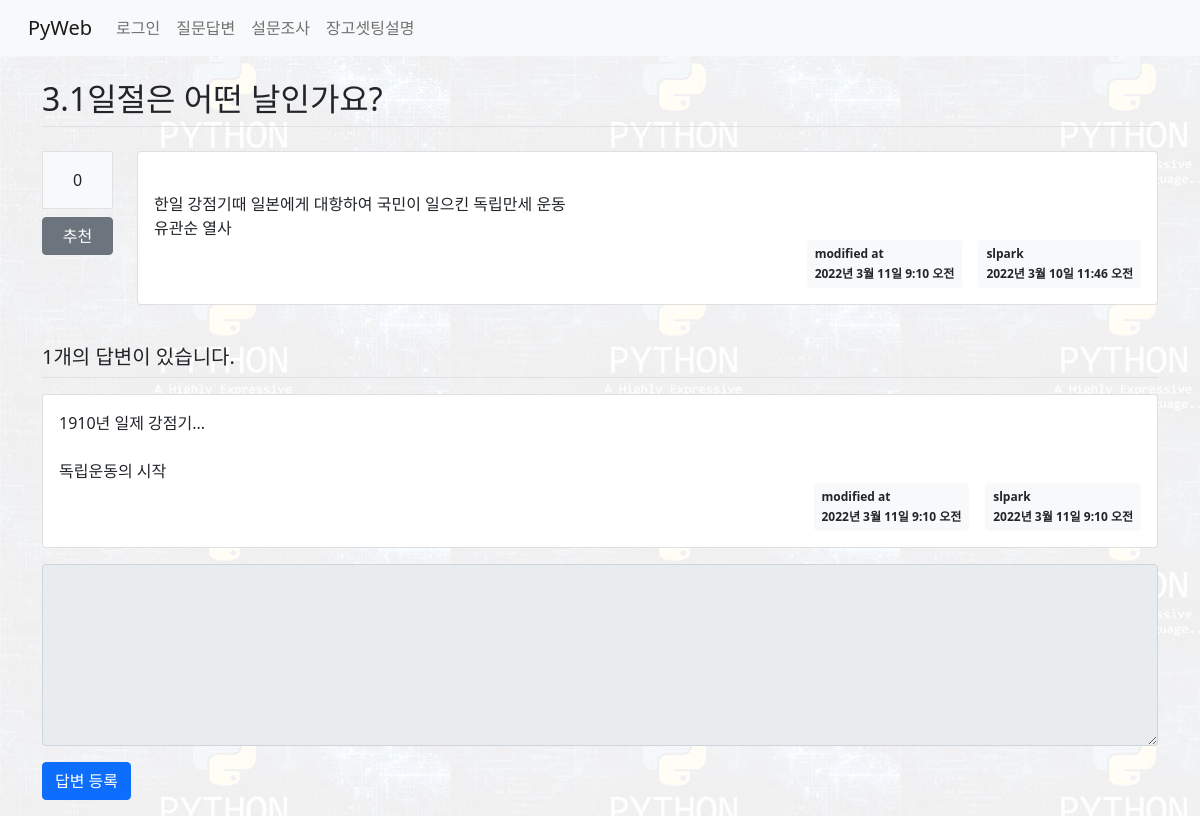
The app's page /board/23/ with its own data.
### board/models.py (models this page shows, shortened)
class Question(models.Model):
    subject = models.CharField(max_length=200)
    content = models.TextField()
    create_date = models.DateTimeField()  # not null
    modify_date = models.DateTimeField(null=True, blank=True)  # null 허용 blank 폼테이터 null
    author = models.ForeignKey(User, on_delete=models.CASCADE, related_name='author_question')
    voter = models.ManyToManyField(User, related_name='voter_question')  # 추천수 - 다대다 관계

class Answer(models.Model):
    content = models.TextField()
    create_date = models.DateTimeField()
    modify_date = models.DateTimeField(null=True, blank=True)
    question = models.ForeignKey(Question, on_delete=models.CASCADE)
    author = models.ForeignKey(User, on_delete=models.CASCADE)

### board/views.py (the view)
# urls.py: path('<int:question_id>/', views.detail, name='detail'), #127.0.0.1:8000/board/1/
def detail(request, question_id):
    question = get_object_or_404(Question, pk=question_id)  #url경로 오류 처리
    context = {'question':question}
    return render(request, 'board/detail.html', context)

### templates/board/detail.html (shortened to what this page needs)
{% extends 'base.html' %}
{% block content %}
    <div class="container my-3">
       <h2 class="border-bottom py-2">{{ question.subject }}</h2>
        <div class="row">
            <div class="col-1 my-3">
                <div class="bg-light text-center border p-3 font-weigh-bolder">
{{ question.voter.count }}
                </div>
                <a href="#" data-uri = "{% url 'board:vote_question' question.id %}"
                   class="recommend btn btn-secondary btn-block my-2">추천</a>
            </div>
            <div class="col-11">
            <div class="card my-3">
                <div class="card-body">
                    <div class="card-text" style="white-space:pre-line">
                        {{ question.content }}
                    </div>
                    <div class="d-flex justify-content-end">
                        {% if question.modify_date %}
                        <div class="badge badge-light text-dark p-2 mx-3 text-left">
                            <div class="mb-2">modified at</div>
                            <div>{{ question.modify_date }}</div>
                        </div>
                        {% endif %}
                        <div class="badge badge-light text-dark p-2 text-left">
                            <div class="mb-2">{{ question.author }}</div>
                            <div>{{ question.create_date }}</div>
                        </div>
                    </div>
                </div>
            </div>
            </div>
        </div>
        <h5 class="border-bottom my-3 py-2">
            {{ question.answer_set.count }}개의 답변이 있습니다.
        </h5>
        {% for answer in question.answer_set.all %}
        <div class="card my-3">
            <div class="card-body">
                <div class="card-text" style="white-space:pre-line">{{ answer.content }}</div>
                <div class="d-flex justify-content-end">
                    {% if answer.modify_date %}
                    <div class="badge badge-light badge text-dark p-2 mx-3 text-left">
                        <div class="mb-2">modified at</div>
                        <div>{{ answer.modify_date }}</div>
                    </div>
                    {% endif %}
                    <div class="badge badge-light badge text-dark p-2 text-left">
                        <div class="mb-2">{{ answer.author }}</div>
                        <div>{{ answer.create_date }}</div>
                    </div>
                </div>
            </div>
        </div>
        {% endfor %}
        <form action="{% url 'board:answer_create' question.id %}" method="post">
          <div class="form-group">
              <textarea name="content" rows="7" cols="60" class="form-control"
                        {% if not user.is_authenticated %} disabled {% endif %}></textarea>
          </div>
          <input type="submit" value="답변 등록" class="btn btn-primary">
      </form>
    </div>
{% endblock %}

### records on screen
Question: subject "3.1일절은 어떤 날인가요?", voter.count "0", content "한일 강점기때 일본에게 대항하여 국민이 일으킨 독립만세 운동 유관순 열사", modify_date "2022년 3월 11일 9:10 오전", author "slpark", create_date "2022년 3월 10일 11:46 오전", answer_set.count "1"
Answer: content "1910년 일제 강점기... 독립운동의 시작", modify_date "2022년 3월 11일 9:10 오전", author "slpark", create_date "2022년 3월 11일 9:10 오전"
